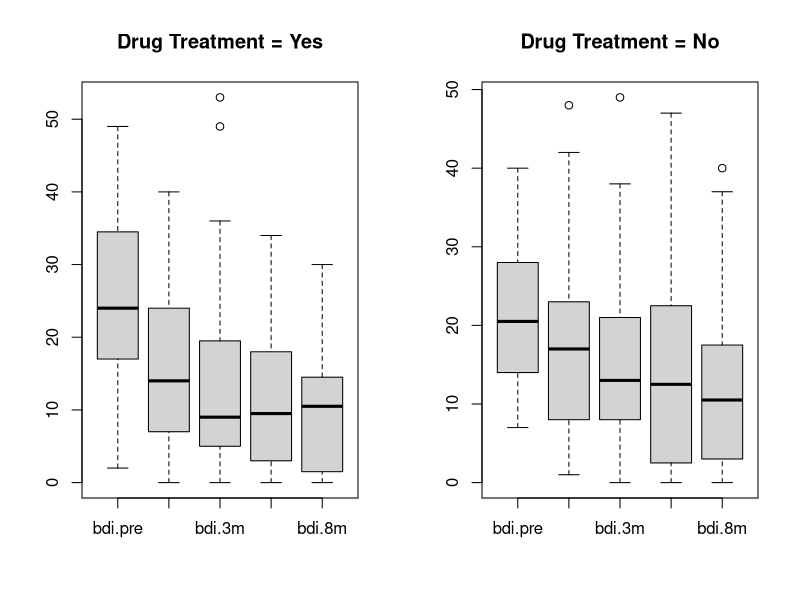
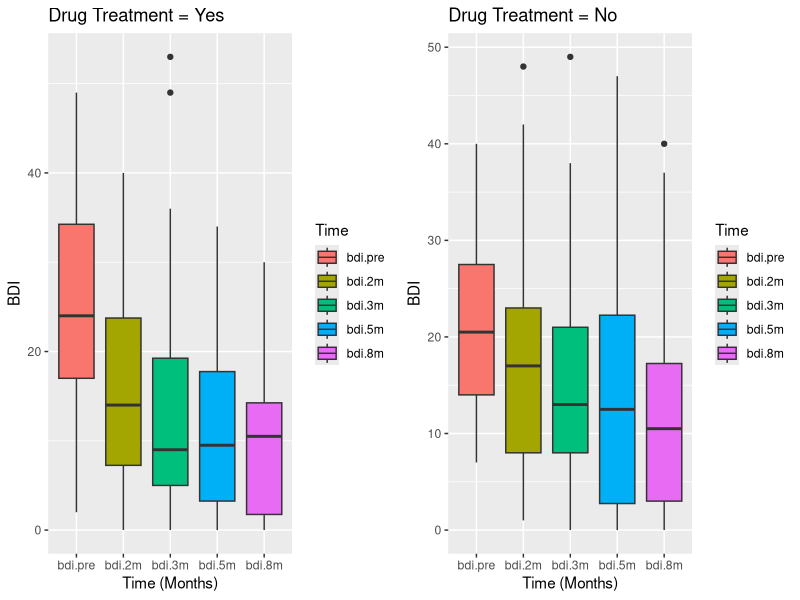
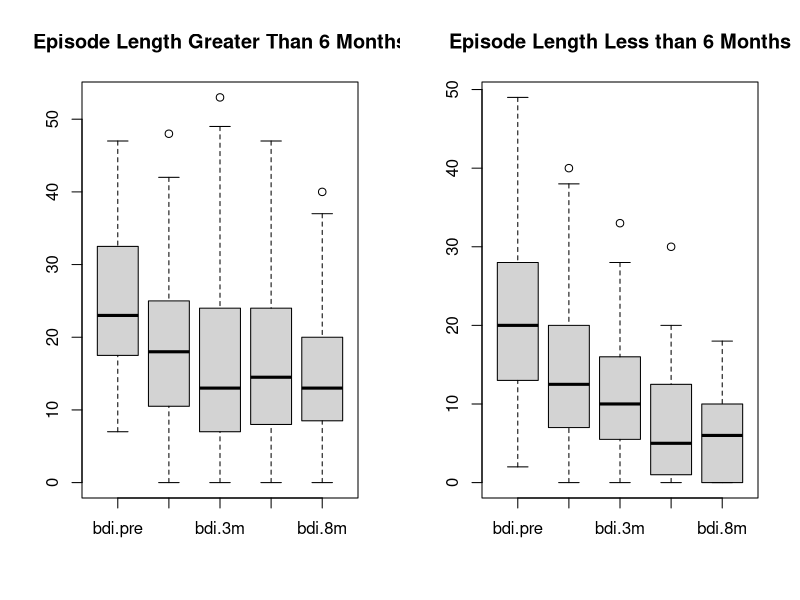
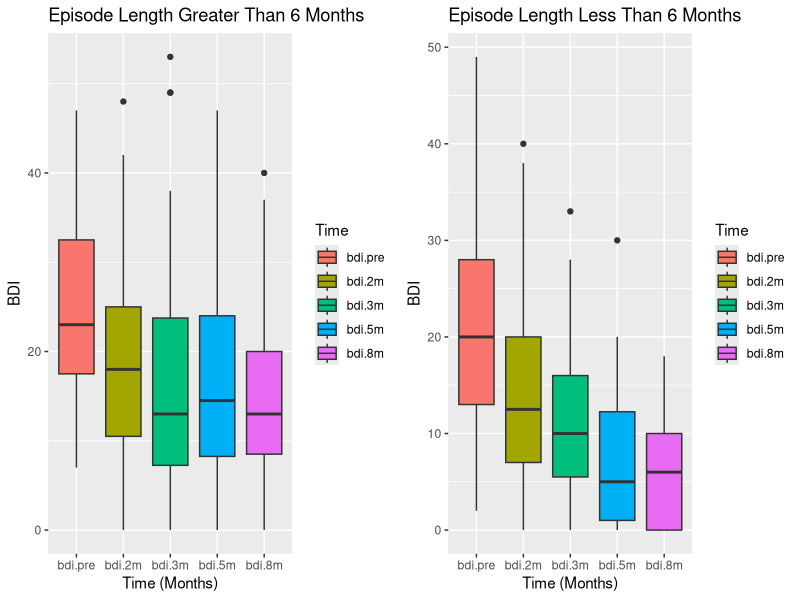
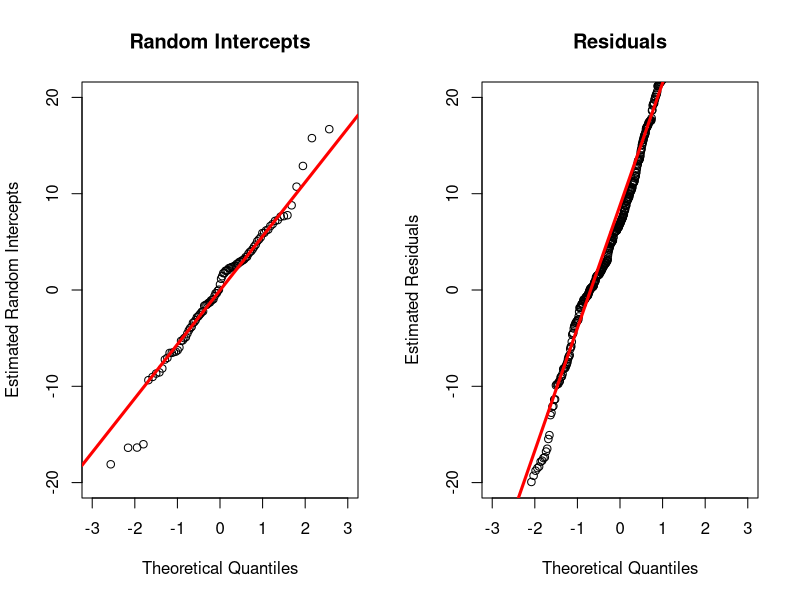
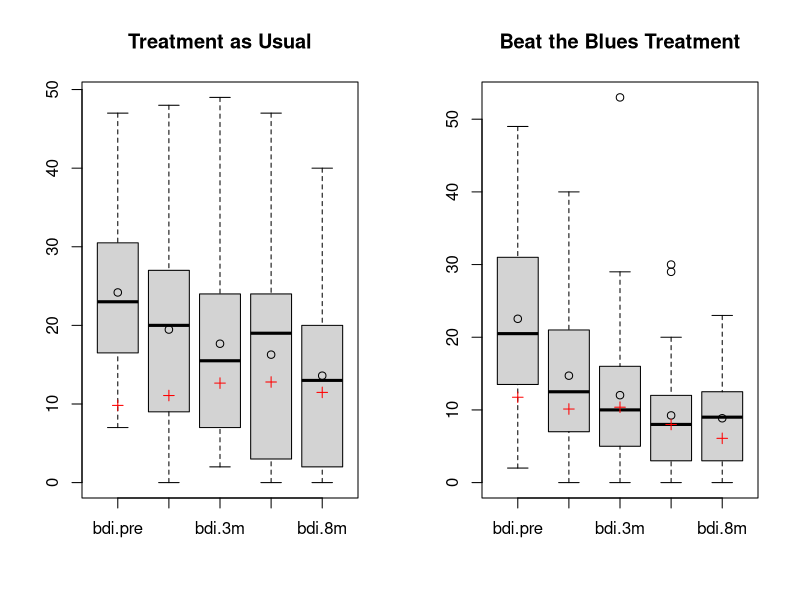
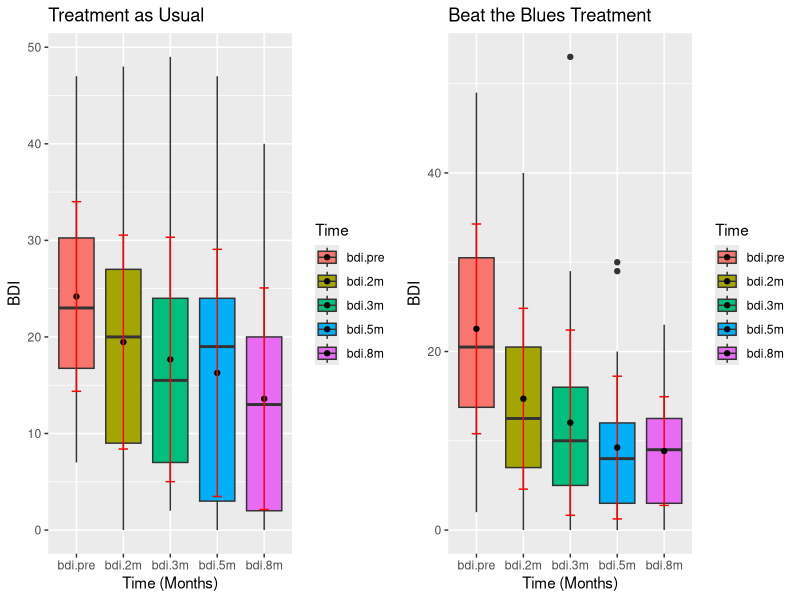
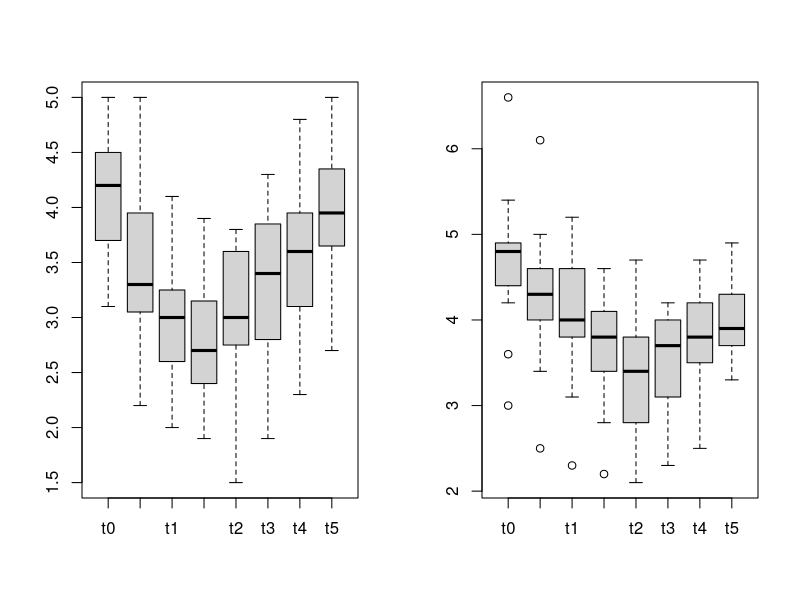

Reproduce these figures in R, in order.
## ---- chunk 1
knitr::opts_chunk$set(message=F,warning=F,echo=F,fig_height=10,fig_width=7,cache = F)
## ---- chunk 2
library(ggplot2)
#install.packages('lme4')
library(lme4)
library(knitr)
library(gridExtra)
library(HSAUR3)
library(dplyr)
library(tidyr)
library(reshape2)
#install.packages('multcomp')
library(multcomp)
#install.packages('Hmisc')
library(Hmisc)
## ---- chunk 3
# load dataset
data(BtheB)

# subset data for drug treatment
drugYes <- subset(BtheB, drug == 'Yes')[,grep('bdi', names(BtheB))]
drugNo <- subset(BtheB, drug == 'No')[,grep('bdi', names(BtheB))]

## ---- chunk 4
# base r plots
layout(matrix(1:2, ncol=2))
boxplot(drugYes, main = 'Drug Treatment = Yes')
boxplot(drugNo, main = 'Drug Treatment = No')
## ---- chunk 5
# remake plot with ggplot
grid.arrange(
ggplot(data = melt(drugYes, na.rm =TRUE), aes(x=variable,y=value, fill = variable)) +
  geom_boxplot(aes(fill=variable))+
  labs(title='Drug Treatment = Yes', x = 'Time (Months)', y = 'BDI', fill = 'Time'),

ggplot(data = melt(drugNo, na.rm =TRUE), aes(x=variable,y=value, fill = variable)) +
  geom_boxplot(aes(fill=variable))+
  labs(title='Drug Treatment = No', x = 'Time (Months)', y = 'BDI', fill = 'Time'),
nrow =1)

## ---- chunk 6
# subset data based on duration
lengthHigh <- subset(BtheB, length == '>6m')[,grep('bdi', names(BtheB))]
lengthLow <- subset(BtheB, length == '<6m')[,grep('bdi', names(BtheB))]

## ---- chunk 7
# boxplot of subset
layout(matrix(1:2, ncol=2))
boxplot(lengthHigh, main = 'Episode Length Greater Than 6 Months')
boxplot(lengthLow, main = 'Episode Length Less than 6 Months')

## ---- chunk 8
# remake prior plot with ggplot
grid.arrange(
ggplot(data = melt(lengthHigh, na.rm =TRUE), aes(x=variable,y=value, fill = variable)) +
  geom_boxplot(aes(fill=variable))+
  labs(title = 'Episode Length Greater Than 6 Months', x = 'Time (Months)', y = 'BDI', fill = 'Time'),

ggplot(data = melt(lengthLow, na.rm =TRUE), aes(x=variable,y=value, fill = variable)) +
  geom_boxplot(aes(fill=variable))+
  labs(title = 'Episode Length Less Than 6 Months', x = 'Time (Months)', y = 'BDI', fill = 'Time')
, nrow =1)

## ---- chunk 9
# use factor to get index for reshape
BtheB$subject <- factor(rownames(BtheB))
nobs <- nrow(BtheB)
# reshape function to go from wide to long form
BtheBLong <- reshape(BtheB, idvar = 'subject',
                     varying = c('bdi.2m','bdi.3m','bdi.5m','bdi.8m'), direction = 'long')

# create time data
BtheBLong$time <- rep(c(2,3,5,8), rep(nobs, 4))

#subset(BtheBLong, subject %in% c('1','2','3'))
       
## ---- chunk 10
# fit lm
BtheBLm <- lm(bdi ~ ., data = BtheBLong)

#model from lecture
BtheBLmer1 <- lmer(bdi ~ bdi.pre + time + treatment + drug +
                   length + (1|subject), data=BtheBLong, REML = FALSE, na.action = na.omit)
# anova function to compare models
anova(BtheBLmer1, BtheBLm)
## ---- chunk 11
# cftest function
cftest(BtheBLmer1)

## ---- chunk 12
# residuals function to use when comparing models
residuals <- function(object, observed) observed - predict(object)
layout(matrix(1:2, ncol = 2))
qint <- ranef(BtheBLmer1)$subject[['(Intercept)']]
qres <- residuals(BtheBLmer1, BtheBLong$bdi.pre)
qqnorm(qint, ylab = 'Estimated Random Intercepts',
       xlim = c(-3, 3), ylim = c(-20,20),
       main = 'Random Intercepts')
qqline(qint, col = 'red', lwd=3)
qqnorm(qres, xlim=c(-3,3), ylim=c(-20,20),
       ylab = 'Estimated Residuals',
       main = 'Residuals')
qqline(qres, col = 'red', lwd=3)

## ---- chunk 13

BtheBLm2 <- lm(bdi ~ subject + time + drug + length + treatment + bdi.pre + time*treatment, data = BtheBLong, na.action = na.omit)

BtheBLmer2 <- lmer(bdi ~ bdi.pre + time + treatment + drug + length + (1|subject) + time*treatment, data = BtheBLong,REML=FALSE, na.action = na.omit)

#anova(BtheBLmer2, BtheBLm2)
kable(as.data.frame(summary(BtheBLm2)$coefficients)[99,], caption = 'LM Model Coefficients')

cftest(BtheBLmer2)
## ---- chunk 14
# subset data for each treatment
treatment1 <- subset(BtheB, treatment == 'TAU')[,grep('bdi', names(BtheB))]
treatment2 <- subset(BtheB, treatment == 'BtheB')[,grep('bdi',names(BtheB))]

# get means and sds
tauSd <- as.data.frame(apply(treatment1, na.rm = TRUE, 2, sd))
btbSd <- as.data.frame(apply(treatment2, na.rm = TRUE, 2, sd))
tauMean <- as.data.frame(apply(treatment1, na.rm = TRUE, 2,mean))
btbMean <- as.data.frame(apply(treatment2, na.rm = TRUE, 2, mean))

## ---- chunk 15
# base r plots with added points for mean and st dev
layout(matrix(1:2, ncol = 2))
boxplot(treatment1, main = 'Treatment as Usual')
points(tauSd, pch=3, col = 'red')
points(tauMean, pch = 1, col ='black')
boxplot(treatment2, main = 'Beat the Blues Treatment')
points(btbMean, pch = 1, col = 'black')
points(btbSd, pch = 3, col = 'red')
## ---- chunk 16
# plot treatment over time with added in mean and sd with stat_summary
grid.arrange(
ggplot(data = melt(treatment1, na.rm = TRUE), aes(x=variable, y=value, fill=variable))+
  geom_boxplot(aes(fill=variable))+
  stat_summary(fun.y=mean, geom = 'point')+
  stat_summary(fun.data='mean_sdl', fun.args = list(mult=1), geom='errorbar', color = 'red', width = 0.2)+
  labs(title= 'Treatment as Usual', x = 'Time (Months)', y = 'BDI', fill = 'Time'),
 
ggplot(data = melt(treatment2, na.rm = TRUE), aes(x=variable, y=value, fill=variable))+
  geom_boxplot(aes(fill=variable))+
  stat_summary(fun.data='mean_sdl', fun.args = list(mult=1), geom='errorbar', color='red', width=0.2)+
  stat_summary(fun.y=mean, geom = 'point')+
  labs(title = 'Beat the Blues Treatment', x = 'Time (Months)', y = 'BDI', fill = 'Time'),
nrow = 1)
## ---- chunk 17
data(phosphate)

# split data into subsets
control <- subset(phosphate, group == 'control')
obese <- subset(phosphate, group == 'obese')

# base r plots of subsets
layout(matrix(1:2, ncol=2))
boxplot(control[,2:9])
boxplot(obese[,2:9])
## ---- chunk 18
# replicate prior plots
grid.arrange(
ggplot(melt(control), aes(x=variable, y=value, fill=variable))+
  geom_boxplot(aes(fill=variable))+
  labs(title = 'Phosphate Levels by Time - Control', x = 'Time (Hours)', y = 'Phosphate Level' ,fill = 'Time'),

ggplot(melt(obese), aes(x=variable, y=value, fill=variable))+
  geom_boxplot(aes(fill = variable))+
  labs(title = 'Phosphate levels by Time - Obese', x = 'Time (Hours)', y = 'Phosphate Level', fill = 'Time'),
nrow = 1)


## ---- chunk 19
# use rownames for column
control$individual <- factor(rownames(control))
obese$individual <- factor(rownames(obese))


## ---- chunk 20
# ggplot of phosphate levels
grid.arrange(
ggplot(data=melt(control), aes(x=variable, y=value))+
  geom_line(aes(group=individual, color=individual))+
  labs(title='Control Group Phosphate Levels Over Time', x='Time (Hours)', y='Phosphate Level'),

ggplot(data=melt(obese), aes(x=variable, y=value))+
  geom_line(aes(group=individual, color=individual))+
  labs(title='Obese Group Phosphate Levels Over time', x='Time (Hours)', y='Phosphate Level'),
nrow=1)

## ---- chunk 21
controlLong <- melt(control)
obeseLong <- melt(obese)

controlLong$variable <- as.numeric(controlLong$variable)
obeseLong$variable <- as.numeric(obeseLong$variable)
names(controlLong)[3] <- 'Time'
names(obeseLong)[3] <- 'Time'


## ---- chunk 22

# base r plot  with plots
layout(matrix(1:2, ncol = 2))
plot(x = controlLong$Time, y = controlLong$value, type = 'p', pch = 1,
     main = 'Control Group Phosphate Levels\nOver Time',
     xlab = 'Time (in hours)', ylab = 'Phosphate Level')
ncol <- length(unique(controlLong[,'individual']))
colors <- rainbow(ncol)

# loop through each row to add lines for points
for (i in 1:length(unique(controlLong[, 'individual']))){
  lines(controlLong$Time[controlLong$individual == i],
        controlLong$value[controlLong$individual == i], col=colors[i])
}
# repeat previous steps but for obese subset
plot(x = obeseLong$Time, y = obeseLong$value, type = 'p', pch = 1,
     main = 'Obese Group Phosphate Levels\nOver Time',
     xlab = 'Time (in hours)', ylab = 'Phosphate Level')
# create vector of row numbers to loop through
ncol2 <- c(21:33)
colors2 <- rainbow(ncol2)

for (i in ncol2){
  lines(obeseLong$Time[obeseLong$individual == i],
        obeseLong$value[obeseLong$individual == i], col = colors2[i-20])
}

## ---- chunk 23
# struggling with errors for reshape function so used piping instead
phosphate$subject <- factor(rownames(phosphate))
phosphate <- phosphate %>%
  gather(time,phosphateLevel, 3:9) %>%
  mutate(time = factor(gsub(time,pattern="[[:alpha:]]",replacement='')))


phosphateLmer1 <- lmer(phosphateLevel ~ t0 + time * group + (1|subject),data=phosphate)
phosphateLmer2 <- lmer(phosphateLevel ~ t0 + time + group + (1|subject), data = phosphate)


cftest(phosphateLmer1)
cftest(phosphateLmer2)

       
## ---- chunk 24
# residual plots with qqnorm and qqline func. Use residual function from earlier
layout(matrix(1:2, ncol = 2))
qint <- ranef(phosphateLmer1)$subject[['(Intercept)']]
qres <- residuals(phosphateLmer1, phosphate$t0)
qqnorm(qint, ylab = 'Estimated random intercepts',
       xlim = c(-3, 3), ylim = c(-20, 20),
       main = 'Random intercepts')
qqline(qint, col='red', lwd=3)
qqnorm(qres, xlim = c(-3, 3), ylim = c(-20, 20),
       ylab = 'Estimated residuals',
       main = 'Residuals')
qqline(qres, col='red', lwd=3)
## ---- chunk 25
# make prediction from model
phosphatePred <- predict(phosphateLmer1, newdata=phosphate)
phosphatePred2 <- predict(phosphateLmer2, newdata=phosphate)

phosphateError <- round(mean((phosphate$phosphateLevel - phosphatePred)^2), 3)
phosphateError2 <- round(mean((phosphate$phosphateLevel - phosphatePred2)^2),3)

phosCol <- c('Interaction', 'No Interaction')
errorRate <- c(phosphateError, phosphateError2)


kable(cbind(phosCol, errorRate), col.names = c('','MSE'), caption = 'Linear Mixed-Effects Model Interaction Comparison')
